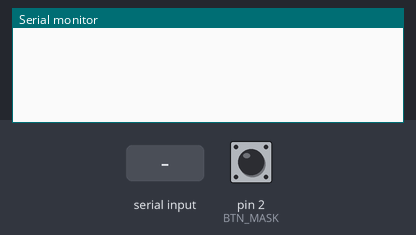
A sketch run on a simulated Arduino Uno, built with avr-gcc and run on an emulated ATmega328P. Shown: the last lines printed to the serial monitor. The test bench sets the inputs (shaded band); at power-on: pin 2 (BTN_MASK) HIGH.

Above: at 1.2 s.
1.3 s: pin 2 (BTN_MASK) pulled LOW for 0.15 s
At 1.7 s:
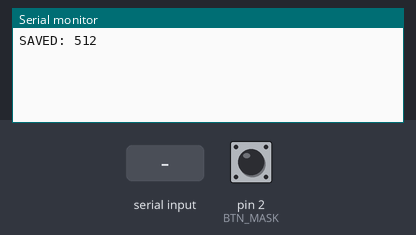
2.9 s: "p" received over Serial
At 3.5 s:
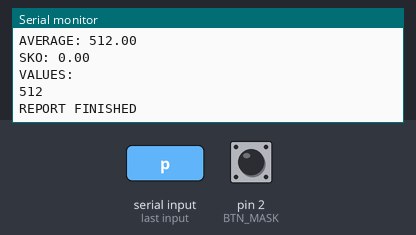

Measured:
- after the input at 1.3 s, the serial monitor: prints a new line after 0.05 s (image 1)
- after the input at 2.9 s, the serial monitor: prints a new line at once (image 2)

The sketch:

var2.ino
```cpp
#include<stdint.h>
#include<math.h>

#define SERIAL_BPS 9600
#define BUF_SIZE 10
#define DEBOUNCE_DELAY_MS 50
#define BTN_MASK (1 << PD2)

uint16_t buffer[BUF_SIZE];
uint8_t counter = 0;
uint8_t idx = 0;

uint32_t last_measure_time = 0;
uint8_t last_btn_state = BTN_MASK;
uint8_t stable_btn_state = BTN_MASK;
uint32_t last_debounce_time = 0;

void setup() {
  Serial.begin(SERIAL_BPS);
  ADMUX = (1 << REFS0);
  ADCSRA = (1 << ADEN) | (1 << ADPS0) | (1 << ADPS1) | (1 << ADPS2);

  DDRD &= ~BTN_MASK;
  PORTD |= BTN_MASK;
}

void loop(){
  uint8_t current_btn_state = PIND & BTN_MASK;
  if(last_btn_state != current_btn_state){
    last_debounce_time = millis();
    last_btn_state = current_btn_state;
  }

  if (millis() - last_debounce_time >= DEBOUNCE_DELAY_MS){
    if(current_btn_state != stable_btn_state){
      stable_btn_state = current_btn_state;

      if(!current_btn_state){
        save_to_buf(read_adc());
      }
    }
  }


  if(Serial.available() > 0){
    if(Serial.read() == 'p'){
      present_results();
    }
  }
}

uint16_t read_adc(){
  ADCSRA |= (1 << ADSC);
  while(ADCSRA & (1 << ADSC));
  return (uint16_t) ADC;
}

void save_to_buf(uint16_t value){
  buffer[idx] = value;
  idx = (idx+1) % BUF_SIZE;
  if (counter < BUF_SIZE){ counter++; }
  Serial.print(F("SAVED: "));
  Serial.println(value);
}

void present_results(){
  Serial.println(F("STATISTIC REPORT:"));

  if (!counter){
    Serial.println(F("NO DATA TO SHOW"));
    return;
  }

  float sum = 0;

  for(uint8_t i = 0; i < counter; i++){
    sum += buffer[i];
  }

  float avg = sum / counter;
  float variance_sum = 0;

  for(uint8_t i = 0; i < counter; i++){
    variance_sum += pow(buffer[i] - avg, 2);
  }

  float sko = sqrt(variance_sum / counter);

  Serial.print(F("AVERAGE: "));
  Serial.println(avg);

  Serial.print(F("SKO: "));
  Serial.println(sko);

  Serial.println(F("VALUES:"));

  for(uint8_t i = 0; i < counter; i++){
    if (i && i % 5 == 0){
      Serial.println();
    }

    Serial.print(buffer[i]);
    Serial.print(" ");
  }

  Serial.println();
  Serial.println(F("REPORT FINISHED"));
}
```
